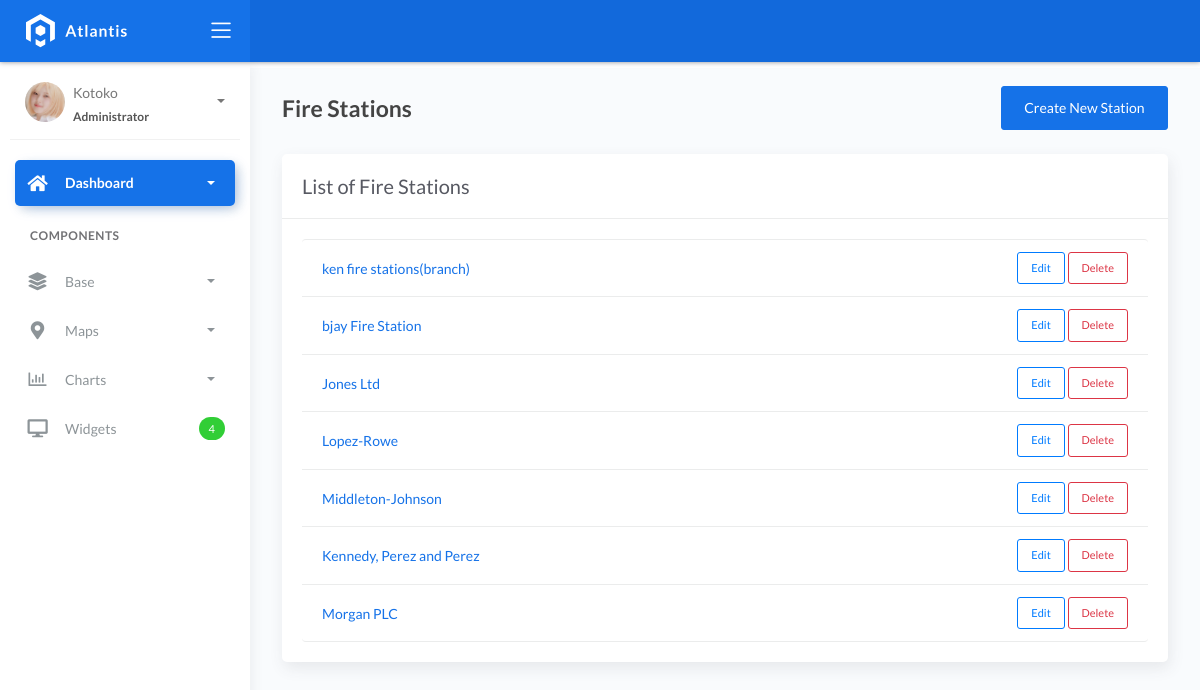
Before: /stations/ with the older database file.
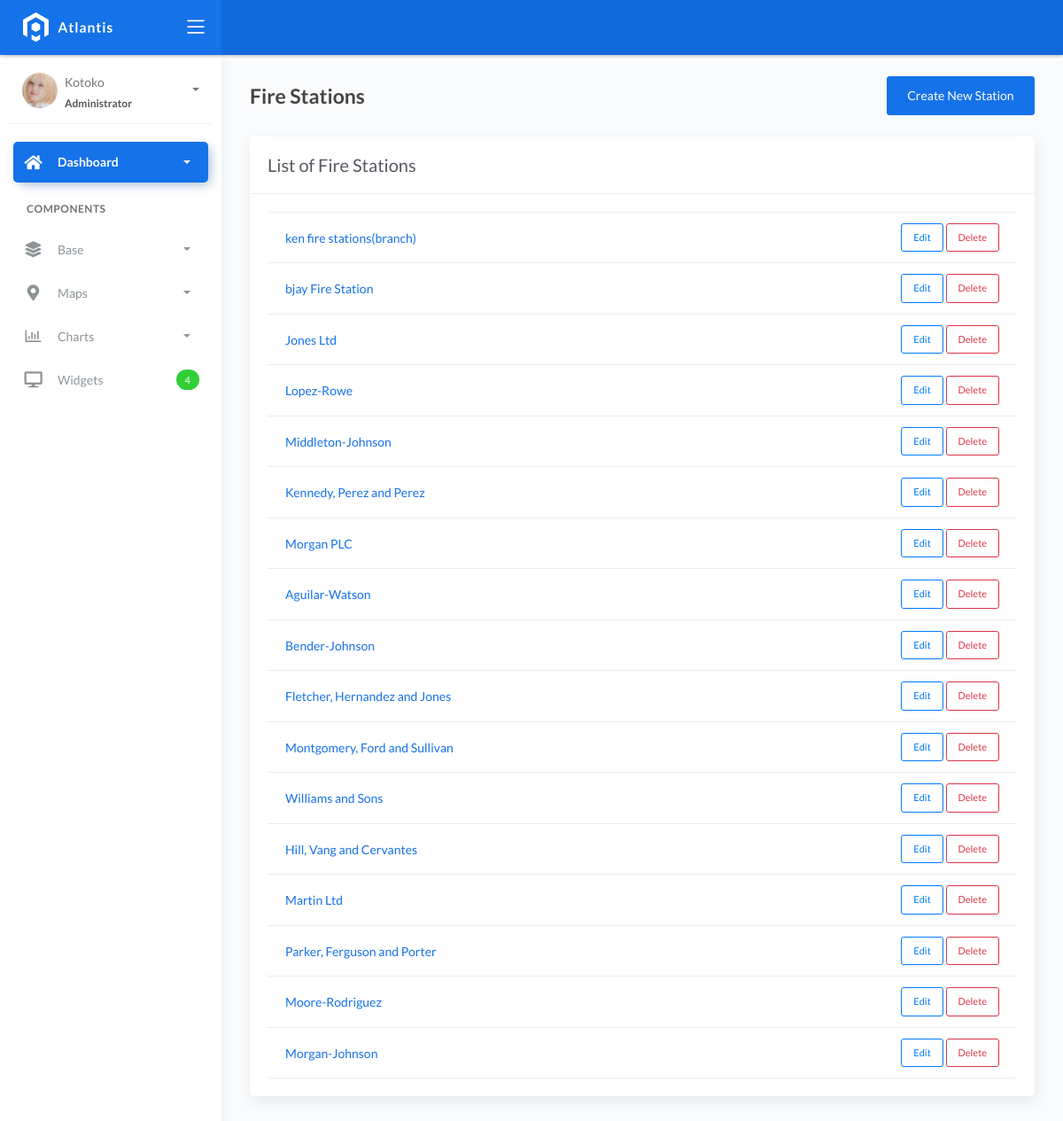
After: the same page with the newer database file.
### fire/models.py (models this page shows)
class BaseModel(models.Model):
    created_at = models.DateTimeField(auto_now_add=True, db_index=True)
    updated_at = models.DateTimeField(auto_now=True)
    class Meta:
        abstract = True

class FireStation(BaseModel):
    name = models.CharField(max_length=150)
    latitude = models.DecimalField(
        max_digits=22, decimal_places=16, null=True, blank=True)
    longitude = models.DecimalField(
        max_digits=22, decimal_places=16, null=True, blank=True)
    address = models.CharField(max_length=150)
    city = models.CharField(max_length=150)  # can be in separate table
    country = models.CharField(max_length=150)  # can be in separate table

### fire/views.py (the view)
# urls.py: path('stations/', views.station_list, name='station-list'),
def station_list(request):
    stations = FireStation.objects.all()
    return render(request, 'stations/station_list.html', {'stations': stations})

### templates/stations/station_list.html (shortened to what this page needs)
{% extends 'base.html' %}
{% block content %}
<div class="page-inner">
    <div class="page-header mb-4 d-flex justify-content-between align-items-center">
        <h4 class="page-title">Fire Stations</h4>
        <a href="{% url 'station-create' %}" class="btn btn-primary">Create New Station</a>
    </div>
    <div class="row">
        <div class="col-md-12">
            <div class="card">
                <div class="card-header">
                    <h5 class="card-title">List of Fire Stations</h5>
                </div>
                <div class="card-body">
                    <ul class="list-group">
                        {% for station in stations %}
                        <li class="list-group-item d-flex justify-content-between align-items-center">
                            <span>
                                <a href="{% url 'station-detail' station.id %}" class="text-decoration-none">{{ station.name }}</a>
                            </span>
                            <span>
                                <a href="{% url 'station-update' station.id %}" class="btn btn-sm btn-outline-primary">Edit</a>
                                <a href="{% url 'station-delete' station.id %}" class="btn btn-sm btn-outline-danger">Delete</a>
                            </span>
                        </li>
                        {% endfor %}
                    </ul>
                </div>
            </div>
        </div>
    </div>
</div>
{% endblock %}

### templates/base.html (shortened to what this page needs)
{% load static %}
<!DOCTYPE html>
<html lang="en">
  <head>
    <link rel="stylesheet" href="{% static 'css/bootstrap.min.css' %}" />
    <link rel="stylesheet" href="{% static 'css/atlantis.min.css' %}" />
    <link rel="stylesheet" href="{% static 'css/demo.css' %}" />
  </head>
  <body>
    <div class="wrapper">
      <div class="main-header">
        <div class="logo-header" data-background-color="blue">
          <a href="index.html" class="logo">
            <img src="{% static 'img/logo.svg' %}" alt="navbar brand" class="navbar-brand" />
          </a>
          <div class="nav-toggle">
            <button class="btn btn-toggle toggle-sidebar">
              <i class="icon-menu"></i>
            </button>
          </div>
        </div>
        <nav class="navbar navbar-header navbar-expand-lg" data-background-color="blue2">
        </nav>
      </div>
      <div class="sidebar sidebar-style-2">
        <div class="sidebar-wrapper scrollbar scrollbar-inner">
          <div class="sidebar-content">
            <div class="user">
              <div class="avatar-sm float-left mr-2">
                <img src="{% static 'img/kotoko.jpg' %}" alt="..." class="avatar-img rounded-circle" />
              </div>
              <div class="info">
                <a data-toggle="collapse" href="#collapseExample" aria-expanded="true">
                  <span>
                    Kotoko
                    <span class="user-level">Administrator</span>
                    <span class="caret"></span>
                  </span>
                </a>
              </div>
            </div>
            <ul class="nav nav-primary">
              <li class="nav-item active">
                <a data-toggle="collapse" href="#dashboard" class="collapsed" aria-expanded="false">
                  <i class="fas fa-home"></i>
                  <p>Dashboard</p>
                  <span class="caret"></span>
                </a>
              </li>
              <li class="nav-section">
                <h4 class="text-section">Components</h4>
              </li>
              <li class="nav-item">
                <a data-toggle="collapse" href="#base">
                  <i class="fas fa-layer-group"></i>
                  <p>Base</p>
                  <span class="caret"></span>
                </a>
              </li>
              <li class="nav-item">
                <a data-toggle="collapse" href="#maps">
                  <i class="fas fa-map-marker-alt"></i>
                  <p>Maps</p>
                  <span class="caret"></span>
                </a>
              </li>
              <li class="nav-item">
                <a data-toggle="collapse" href="#charts">
                  <i class="far fa-chart-bar"></i>
                  <p>Charts</p>
                  <span class="caret"></span>
                </a>
              </li>
              <li class="nav-item">
                <a href="widgets.html">
                  <i class="fas fa-desktop"></i>
                  <p>Widgets</p>
                  <span class="badge badge-success">4</span>
                </a>
              </li>
            </ul>
          </div>
        </div>
      </div>
      <div class="main-panel">
        <div class="content">
          {% block content %}
          {% endblock %}
          </div>
        </div>
        <footer class="footer">
          <div class="container-fluid">
            <nav class="pull-left">
              <ul class="nav">
                <li class="nav-item">
                  <a class="nav-link" href="https://www.themekita.com"> ThemeKita </a>
                </li>
                <li class="nav-item">
                  <a class="nav-link" href="#"> Help </a>
                </li>
                <li class="nav-item">
                  <a class="nav-link" href="#"> Licenses </a>
                </li>
              </ul>
            </nav>
            <div class="copyright ml-auto">2018, made with  by <a href="https://www.themekita.com">ThemeKita</a></div>
          </div>
        </footer>
      </div>
  </body>
</html>

Changed rows visible on the page:
added FireStation: name "Aguilar-Watson"
added FireStation: name "Bender-Johnson"
added FireStation: name "Fletcher, Hernandez and Jones"
added FireStation: name "Montgomery, Ford and Sullivan"
added FireStation: name "Williams and Sons"
added FireStation: name "Hill, Vang and Cervantes"
added FireStation: name "Martin Ltd"
added FireStation: name "Parker, Ferguson and Porter"
added FireStation: name "Moore-Rodriguez"
added FireStation: name "Morgan-Johnson"
